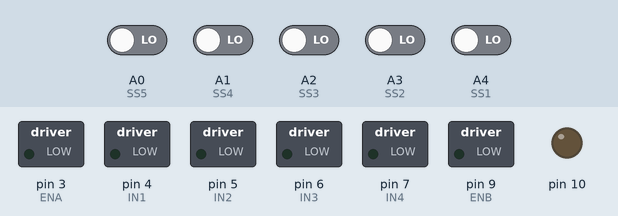
Recording of a sketch running on a simulated Arduino Uno, built with avr-gcc and run on an emulated ATmega328P. Parts: switched loads named in the sketch (green lamp = pin HIGH), output pins drawn as LEDs (lit = HIGH). Inputs (shaded band) come from the test bench; at power-on: A0 (SS5), A1 (SS4), A2 (SS3), A3 (SS2), A4 (SS1) LOW.

Above: at 0.1 s.
At 1.1 s:
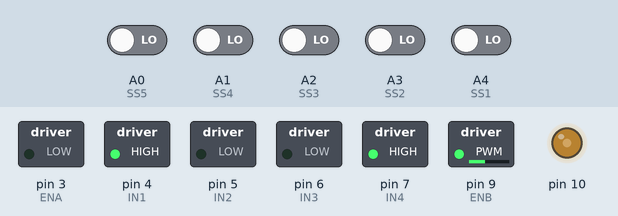
Timing chart, 0 to 2.6 s (numbered marks = the images above):
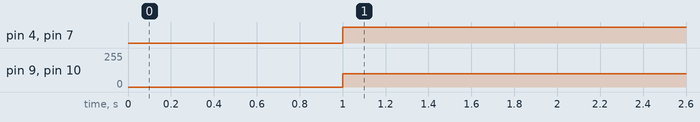

The sketch:

PID_code.ino
```cpp
#define SS1  A4
#define SS2  A3
#define SS3  A2
#define SS4  A1
#define SS5  A0
#define CLP  11// Don't use pin 13 as an input..
#define NEAR 12 // Used as digital, probably

/*byte  sensor[0];
byte  sensor[1];
byte  sensor[2];
byte  sensor[3];
byte  sensor[4];

byte  Bump;
int   Near; */

#define ENA 3
#define IN1 4
#define IN2 5
#define IN3 6
#define IN4 7
#define ENB 9

//Specify the links and initial tuning parameters
float Kp=0,Ki=0,Kd=0;
float error=0, P=0, I=0, D=0, PID_value=0;
float error_prev=0, prev_I=0;
int sensor[5]={0, 0, 0, 0, 0};
int initial_motor_speed=100;

void GetSensorData(void);
void CalculatePID(void);
void MotorControl(void);

void setup(){
     Serial.begin(9600); //Enable Serial Communications
     pinMode(ENA,OUTPUT); //PWM Pin 1
     pinMode(ENB,OUTPUT); //PWM Pin 2
     pinMode(IN1,OUTPUT); //Left Motor Pin 1
     pinMode(IN2,OUTPUT); //Left Motor Pin 2
     pinMode(IN3,OUTPUT); //Right Motor Pin 1
     pinMode(IN4,OUTPUT);  //Right Motor Pin 2

       pinMode(SS1, INPUT);
       pinMode(SS2, INPUT);
       pinMode(SS3, INPUT);
       pinMode(SS4, INPUT);
       pinMode(SS5, INPUT);
       pinMode(CLP, INPUT);
       pinMode(NEAR, INPUT);
}

void GetSensorData(){
      sensor[0]=digitalRead(SS1);
      sensor[1]=digitalRead(SS2);
      sensor[2]=digitalRead(SS3);
      sensor[3]=digitalRead(SS4);
      sensor[4]=digitalRead(SS5);
      /* Bump     = digitalRead(CLP_BUMP);
      Near     = digitalRead(NEAR);*/

  if((sensor[0]==0)&&(sensor[1]==0)&&(sensor[2]==0)&&(sensor[4]==0)&&(sensor[4]==1))
        error=4;
  else if((sensor[0]==0)&&(sensor[1]==0)&&(sensor[2]==0)&&(sensor[4]==1)&&(sensor[4]==1))
        error=3;
  else if((sensor[0]==0)&&(sensor[1]==0)&&(sensor[2]==0)&&(sensor[4]==1)&&(sensor[4]==0))
        error=2;
  else if((sensor[0]==0)&&(sensor[1]==0)&&(sensor[2]==1)&&(sensor[4]==1)&&(sensor[4]==0))
        error=1;
  else if((sensor[0]==0)&&(sensor[1]==0)&&(sensor[2]==1)&&(sensor[4]==0)&&(sensor[4]==0))
        error=0;
  else if((sensor[0]==0)&&(sensor[1]==1)&&(sensor[2]==1)&&(sensor[4]==0)&&(sensor[4]==0))
        error=-1;
  else if((sensor[0]==0)&&(sensor[1]==1)&&(sensor[2]==0)&&(sensor[4]==0)&&(sensor[4]==0))
        error=-2;
  else if((sensor[0]==1)&&(sensor[1]==1)&&(sensor[2]==0)&&(sensor[4]==0)&&(sensor[4]==0))
        error=-3;
  else if((sensor[0]==1)&&(sensor[1]==0)&&(sensor[2]==0)&&(sensor[4]==0)&&(sensor[4]==0))
        error=-4;
  else if((sensor[0]==0)&&(sensor[1]==0)&&(sensor[2]==0)&&(sensor[4]==0)&&(sensor[4]==0))
    if(error==-4) error=-5;
    else error=5;
}

void CalculatePID(){
    P = error;
    I = I + error;
    D = error - error_prev;

    prev_I = I;
    error_prev = error;

    PID_value = (Kp*P) + (Ki*I) + (Kd*D);
}

void MotorControl(){
    // Calculating the effective motor speed:
    int left_motor_speed = initial_motor_speed - PID_value;
    int right_motor_speed = initial_motor_speed + PID_value;

    // The motor speed should not exceed the max PWM value
    constrain(left_motor_speed,0,255);
    constrain(right_motor_speed,0,255);

    analogWrite(9,initial_motor_speed-PID_value);   //Left Motor Speed
    analogWrite(10,initial_motor_speed+PID_value);  //Right Motor Speed
    //following lines of code are to make the bot move forward
    /*The pin numbers and high, low values might be different
    depending on your connections */
    digitalWrite(4,HIGH);
    digitalWrite(5,LOW);
    digitalWrite(6,LOW);
    digitalWrite(7,HIGH);
}

 void loop(){
    GetSensorData();
    delay(1000);
    CalculatePID();
    MotorControl();
}
```

Measured:
- by itself, pin 4 (IN1), pin 7 (IN4): LOW → HIGH at 1.0 s
- by itself, pin 9 (ENB), pin 10: 0/255 → 100/255 at 1.0 s
